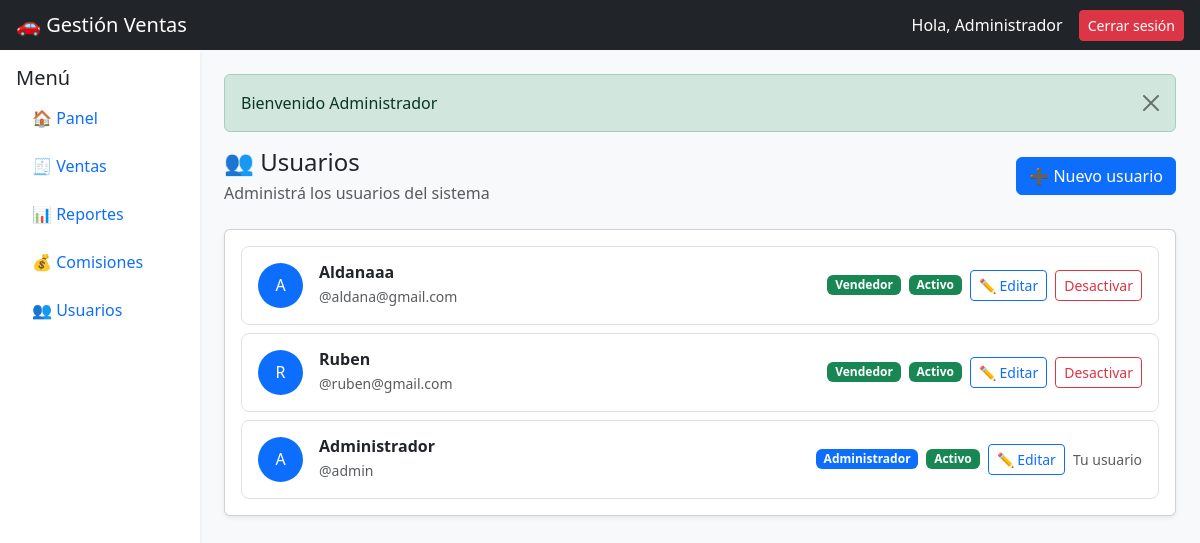
/index.php?action=usuarios (signed in), run on the app's committed database.
### tables this page shows
CREATE TABLE `usuarios` (
  `id` int(11) NOT NULL,
  `nombre` varchar(100) NOT NULL,
  `usuario` varchar(50) NOT NULL,
  `password` varchar(255) NOT NULL,
  `rol` enum('admin','vendedor','operador') NOT NULL DEFAULT 'vendedor',
  `activo` tinyint(1) NOT NULL DEFAULT 1,
  `creado_en` timestamp NOT NULL DEFAULT current_timestamp()
);

### controllers/UsuarioController.php (called while the page is built, shortened)
<?php
class UsuarioController{
    private $model;
    public function __construct()
    {
        require_once("c://xampp/htdocs/gestion_ventas/models/Usuarios.php");
        $this->model = new UsuariosModel();
    }
    public function index(){
        $usuarios = $this->model->getUsuarios();
        require_once("c://xampp/htdocs/gestion_ventas/views/usuarios/index.php");
    }
}
?>

### config/database.php (called while the page is built)
<?php
    class db{
        private $host = "localhost";
        private $dbname = "control_ventas";
        private $user = "root";
        private $password = "";
        public function conexion(){
            try{
                $PDO = new PDO("mysql:host=".$this->host.";dbname=".$this->dbname,$this->user,$this->password);
                return $PDO;
            }catch(PDOException $e){
                return $e->getMessage();
            }
        }
    }
?>

### models/Usuarios.php (called while the page is built, shortened)
<?php
class UsuariosModel{
    private $PDO;
    public function __construct()
    {
        require_once("c://xampp/htdocs/gestion_ventas/config/database.php");
        $con = new db();
        $this->PDO = $con->conexion();
    }
    public function getUsuarios(){
        $statement = $this->PDO->prepare(
            "SELECT id, nombre, usuario, rol, activo, creado_en
             FROM usuarios
             ORDER BY id DESC"
        );
        $statement->execute();
        return $statement->fetchAll(PDO::FETCH_ASSOC);
    }
}
?>

### views/usuarios/index.php (the view, shortened to what this page needs)
<?php require_once("c://xampp/htdocs/gestion_ventas/views/layouts/header.php"); ?>
<?php require_once("c://xampp/htdocs/gestion_ventas/views/layouts/navbar.php"); ?>
<div class="container-fluid">
    <div class="row">
        <?php require_once("c://xampp/htdocs/gestion_ventas/views/layouts/sidebar.php"); ?>
        <div class="col-12 col-md-10 p-2 p-md-4">
            <?php require_once("c://xampp/htdocs/gestion_ventas/views/layouts/alert.php"); ?>
            <div class="d-flex flex-column flex-sm-row justify-content-between align-items-sm-center gap-3 mb-4">
                <div>
                    <h4 class="mb-1">👥 Usuarios</h4>
                    <p class="text-muted mb-0">
                        Administrá los usuarios del sistema
                    </p>
                </div>
                <a href="/gestion_ventas/index.php?action=usuarios.crear"
                   class="btn btn-primary">
                    ➕ Nuevo usuario
                </a>
            </div>
            <div class="card shadow-sm">
                <div class="card-body p-2 p-md-3">
                    <?php if(!empty($usuarios)): ?>
                        <div class="d-flex flex-column gap-2">
                            <?php foreach($usuarios as $u): ?>
                                <div class="border rounded-3 p-3">
                                    <div class="d-flex flex-column flex-md-row justify-content-between gap-3">
                                        <div class="d-flex align-items-center gap-3">
                                            <div class="bg-primary text-white rounded-circle d-flex align-items-center justify-content-center"
                                                 style="width: 45px; height: 45px; min-width: 45px;">
                                                <?= strtoupper(substr($u['nombre'], 0, 1)); ?>
                                            </div>
                                            <div>
                                                <h6 class="mb-1 fw-semibold">
                                                    <?= htmlspecialchars($u['nombre']); ?>
                                                </h6>
                                                <div class="text-muted small">
                                                    @<?= htmlspecialchars($u['usuario']); ?>
                                                </div>
                                            </div>
                                        </div>
                                        <div class="d-flex flex-wrap align-items-center gap-2">
                                            <?php if($u['rol'] === 'admin'): ?>
                                                <span class="badge text-bg-primary">
                                                    Administrador
                                                </span>
                                            <?php elseif($u['rol'] === 'vendedor'): ?>
                                                <span class="badge text-bg-success">
                                                    Vendedor
                                                </span>
                                            <?php else: ?>
                                                <span class="badge text-bg-secondary">
                                                    Operador
                                                </span>
                                            <?php endif; ?>
                                            <?php if($u['activo'] == 1): ?>
                                                <span class="badge text-bg-success">
                                                    Activo
                                                </span>
                                            <?php else: ?>
                                                <span class="badge text-bg-danger">
                                                    Inactivo
                                                </span>
                                            <?php endif; ?>
                                            <a href="/gestion_ventas/index.php?action=usuarios.editar&id=<?= $u['id']; ?>"
                                            class="btn btn-sm btn-outline-primary">
                                                ✏️ Editar
                                            </a>
                                            <?php if($u['id'] != $_SESSION['usuario_id']): ?>
                                                <form action="/gestion_ventas/index.php?action=usuarios.estado"
                                                      method="POST"
                                                      class="d-inline">
                                                    <?php if($u['activo'] == 1): ?>
                                                        <button type="submit"
                                                                class="btn btn-sm btn-outline-danger"
                                                                onclick="return confirm('¿Desactivar este usuario?')">
                                                            Desactivar
                                                        </button>
                                                    <?php endif; ?>
                                                </form>
                                            <?php else: ?>
                                                <span class="text-muted small">
                                                    Tu usuario
                                                </span>
                                            <?php endif; ?>
                                        </div>
                                    </div>
                                </div>
                            <?php endforeach; ?>
                        </div>
                    <?php endif; ?>
                </div>
            </div>
        </div>
    </div>
</div>
<?php require_once("c://xampp/htdocs/gestion_ventas/views/layouts/footer.php"); ?>

### data on the page
usuarios: nombre "A", nombre "Aldanaaa", usuario "aldana@gmail.com", rol "Vendedor", activo "Activo"
usuarios: nombre "R", nombre "Ruben", usuario "ruben@gmail.com", rol "Vendedor", activo "Activo"
usuarios: nombre "A", nombre "Administrador", usuario "admin", rol "Administrador", activo "Activo", shows "Tu usuario"

### other printed values
$_SESSION['nombre'] "Administrador"
$_SESSION["mensaje"] "Bienvenido Administrador"
